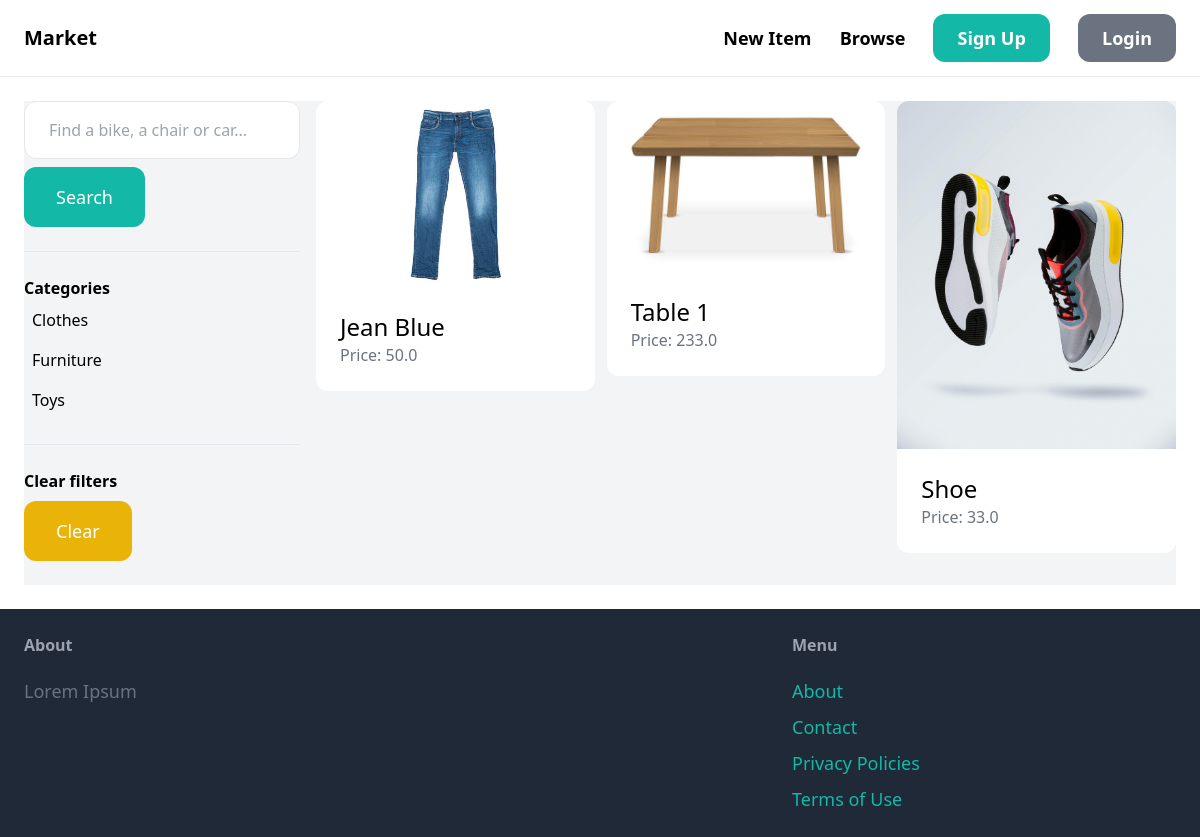
Before: /item/ with the older database file.
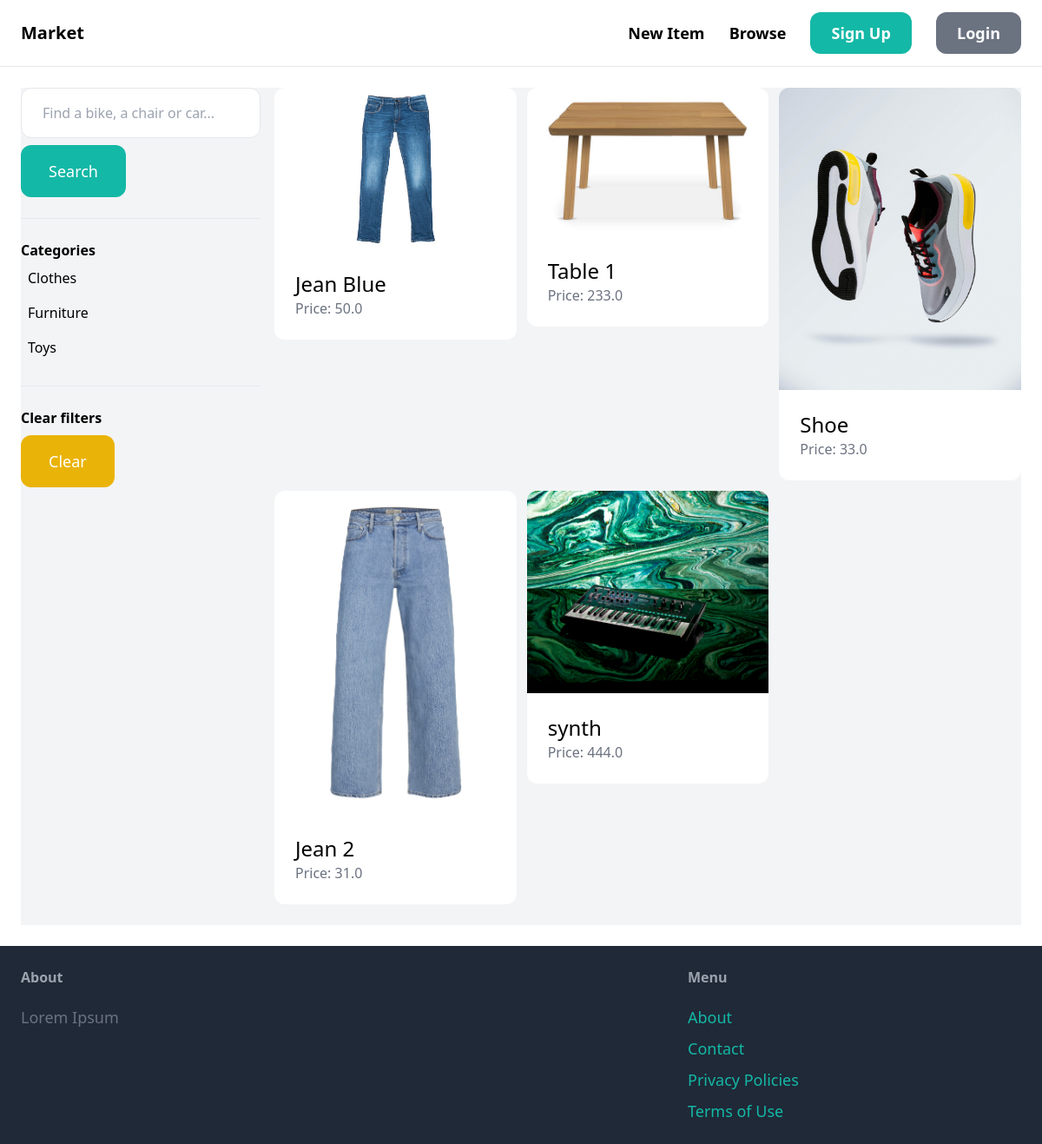
After: the same page with the newer database file.
### item/models.py (models this page shows, shortened)
class Category(models.Model):
    name = models.CharField(max_length=255)
    class Meta:
        ordering = ('name',)
        verbose_name_plural = 'Categories'

class Item(models.Model):
    category = models.ForeignKey(Category, related_name='items', on_delete=models.CASCADE)
    name = models.CharField(max_length=255)
    description = models.TextField(blank=True, null=True)
    price = models.FloatField()
    image = models.ImageField(upload_to='item_images', blank=True, null=True)
    is_sold = models.BooleanField(default=False)
    created_by = models.ForeignKey(User, related_name='items', on_delete=models.CASCADE)
    created_at = models.DateTimeField(auto_now_add=True)

### item/views.py (the view)
# urls.py: path('', views.items, name='items'),
def items(request):
    query = request.GET.get('query','')
    category_id = request.GET.get('category',0)
    categories = Category.objects.all()
    items = Item.objects.filter(is_sold=False)
    if query:
        items = items.filter(Q(name__icontains=query) | Q(description__icontains=query))
    return render(request, 'item/items.html',{
        'items': items,
        'query':query,
        'categories':categories,
        'category_id':int(category_id)
                })

### item/templates/item/items.html (shortened to what this page needs)
{% extends 'core/base.html' %}
{% block content %}
    <div class="pb-6 grid grid-cols-4 gap-4 bg-gray-100">
        <div class="col-span-1">
            <form method="get" action="{% url 'item:items' %}">
                <input name="query" class="w-full py-4 px-6 border rounded-xl" type="text" value="{{ query }}" placeholder="Find a bike, a chair or car...">
                <button class="mt-2 py-4 px-8 text-lg bg-teal-500 text-white rounded-xl">Search</button>
            </form>
            <hr class="my-6">
            <p class="font-semibold">Categories</p>
            <ul>
                {% for category in categories %}
                    <li class="py-2 px-2 rounded-xl{% if category.id == category_id %} bg-gray-200{% endif %}">
                        <a href="{% url 'item:items' %}?query={{ query }}&category={{ category.id }}">{{ category.name }}</a>
                    </li>
                {% endfor %}
            </ul>
            <hr class="my-6">
            <p class="font-semibold">Clear filters</p>
            <ul>
                <li><a href="{% url 'item:items' %}" class="mt-2 py-4 px-8 inline-block bg-yellow-500 text-lg rounded-xl text-white">Clear</a>
        </div>
        <div class="col-span-3">
            <div class="grid grid-cols-3 gap-3">
                {% for item in items %}
                    <div>
                        <a href="{% url 'item:detail' item.id %}">
                            <div>
                                <img src="{{ item.image.url }}" class="rounded-t-xl">
                            </div>
                            <div class="p-6 bg-white rounded-b-xl">
                                <h2 class="text-2xl">{{ item.name }}</h2>
                                <p class="text-gray-500">Price: {{ item.price }}</p>
                            </div>
                        </a>
                    </div>
                {% endfor %}
            </div>
        </div>
    </div>
{% endblock %}

Changed rows visible on the page:
added Item: image (picture), name "Jean 2", price "31.0"
added Item: image (picture), name "synth", price "444.0"
